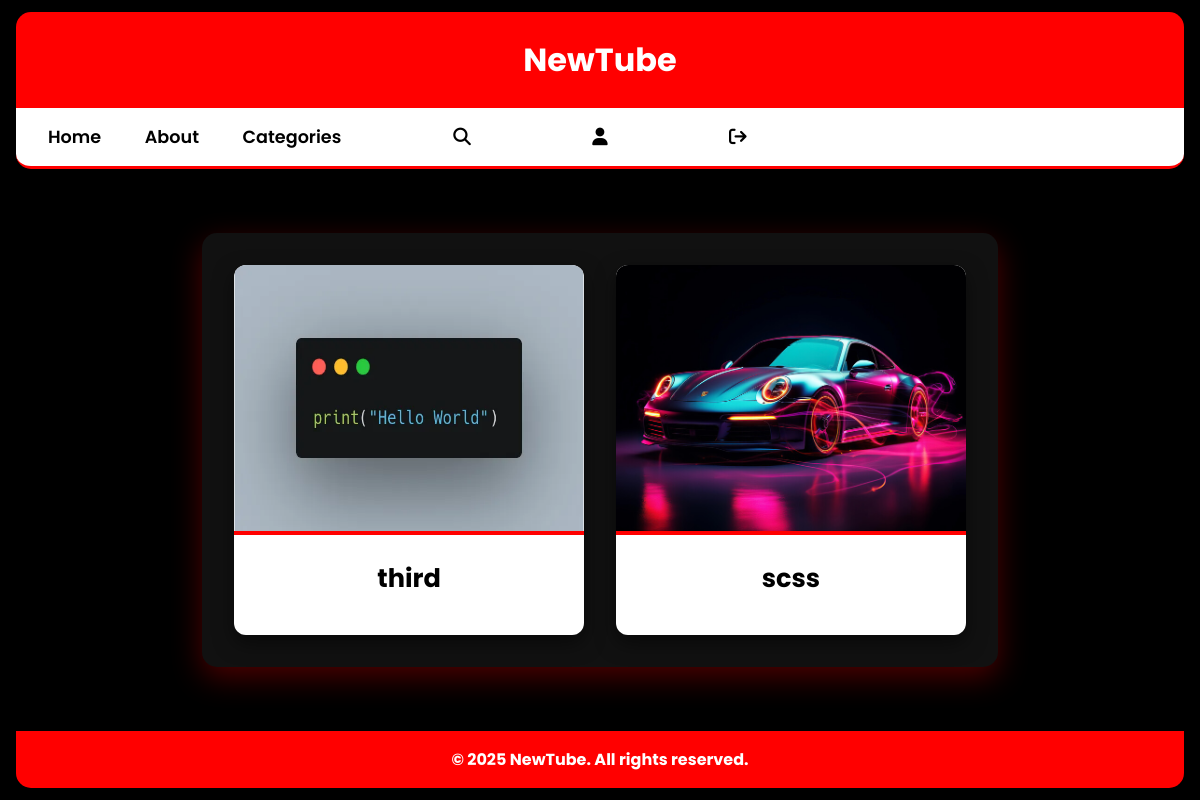
The app's page /display_category/1 with its own data.
### video_app/models.py (models this page shows, shortened)
class Video(models.Model):
    user = models.ForeignKey(User, on_delete=models.CASCADE,blank=True,null=True)
    title = models.CharField(max_length=255)
    description = models.TextField()
    file = models.FileField(upload_to='videos/')
    thumbnail = models.ImageField(upload_to='thumbnails/')
    uploaded_at = models.DateTimeField(auto_now_add=True)
    like=models.IntegerField(default=0,blank=True,null=True)
    view=models.IntegerField(default=0,blank=True,null=True)
    category=models.ForeignKey(category,on_delete=models.CASCADE,blank=True,null=True)

### video_app/views.py (the view)
# urls.py: path('display_category/<int:id>',display_category,name='display_category'),
def display_category(request,id):
    cid=Video.objects.filter(category=id)
    for i in cid:
        print(i.title)
    return render(request,'display_category.html',{'cid':cid})

### video_app/templates/display_category.html (shortened to what this page needs)
<!DOCTYPE html>
<html lang="en">
<head>
    <link rel="stylesheet" href="https://cdnjs.cloudflare.com/ajax/libs/font-awesome/6.7.2/css/all.min.css"
 />
</head>
<body>
    <header>
        <div>NewTube</div>
    </header>
    <nav class="navbar">
        <div class="nav-links">
            <a href="{% url 'index' %}">Home</a>
            <a href="#">About</a>
            <a href="{% url 'category' %}">Categories</a>
        </div>
        <div class="nav-links">
            <a href="{% url 'search' %}"><i class="fa-solid fa-magnifying-glass"></i> </a>
            <a href="{% url 'profile' %}"><i class="fa-solid fa-user"></i> </a>
            <a href="{% url 'logout' %}"><i class="fa fa-sign-out" aria-hidden="true"></i> </a>
        </div>
    </nav>
    <div class="container">
        {% for i in cid %}
        {% if i.count == 0 %}
        <p>No videos in this category.</p>
        {% else %}
        <div class="category-card">
            <a href="{% url 'video_details' i.id %}">
                <div class="thumbnail">
                    <img src="{{ i.thumbnail.url }}" alt="Category Thumbnail">
                </div>
            </a>
            <div class="category-info">
                <h3>{{ i.title }}</h3>
            </div>
        </div>
        {% endif %}
        {% empty %}
        <p>No videos uploaded yet.</p>
        {% endfor %}
    </div>
    <footer>
        <p>&copy; 2025 NewTube. All rights reserved.</p>
    </footer>
</body>
</html>

### video_app/templates/display_category.html (style rules this page uses)
* { margin: 0; padding: 0; box-sizing: border-box; }
body { font-family: 'Poppins', sans-serif; background-color: #000; color: #fff; padding: 0 1rem; display: flex; justify-content: center; align-items: center; flex-direction: column; min-height: 100vh; }
header { background-color: #ff0000; padding: 1.5rem; font-size: 2rem; font-weight: bold; color: #fff; text-align: center; border-radius: 15px 15px 0 0; width: 100%; max-width: 1200px; }
nav.navbar { display: grid; grid-template-columns: repeat(3, 1fr); gap: 7rem; background-color: #fff; padding: 1rem 2rem; width: 100%; max-width: 1200px; border-bottom: 3px solid #ff0000; border-radius: 0 0 15px 15px; margin-bottom: 2rem; }
.nav-links { display: flex; justify-content: space-between; }
.navbar a { text-decoration: none; color: #000; font-weight: 600; font-size: 1.1rem; transition: color 0.3s ease; }
.container { display: grid; gap: 2rem; grid-template-columns: repeat(auto-fit, minmax(300px, 1fr)); max-width: 1200px; margin: 2rem auto; padding: 2rem; background-color: #111; border-radius: 15px; box-shadow: 0px 10px 30px rgba(255, 0, 0, 0.3); }
.category-card { background-color: #fff; border-radius: 12px; overflow: hidden; transition: all 0.3s ease; box-shadow: 0px 8px 20px rgba(0, 0, 0, 0.5); margin: auto; max-width: 350px; }
.thumbnail img { max-width: 100%; width:350px; height:270px; background-size: contain; display: block; border-bottom: 4px solid #ff0000; }
.category-info { padding: 1.5rem; color: #000; text-align: center; }
.category-info h3 { font-size: 1.6rem; margin-bottom: 0.8rem; }
footer { background-color: #ff0000; color: #fff; text-align: center; padding: 1rem; font-weight: bold; width: 100%; margin-top: 2rem; border-radius: 0 0 15px 15px; }

### records on screen
Video: thumbnail (picture), title "third"
Video: thumbnail (picture), title "scss"
